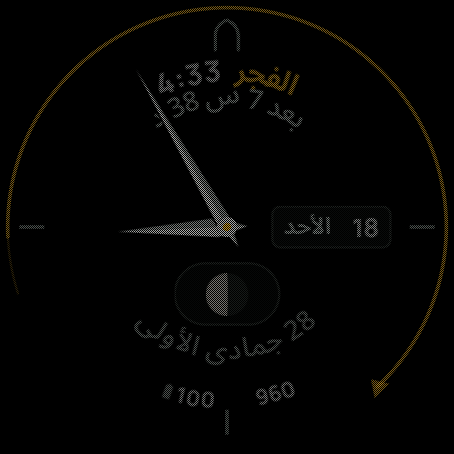
#> input picture docs/superpowers/reports/2026-10-19-face-pass/task-13/worst/moon-ar-ly-12h-slots-most-960-2055-aod.png, 454 x 454 px, given in place of moon.png, which was not available
$ python leversheet.py out.png
#> lines starting #> are read from the running program, lines starting #| are printed output that depends on the picture; after the words box and inside, x2 and y2 are one past the last pixel; in counts of white or black regions, pixels touching at a corner belong together
### tools/watchface/lit.py
"""How much of a screenshot is lit, and what colours its parts are: the share of the screen's
pixels that are lit, a pixel being lit when any channel of the face's colour is over 8 (Google's
always-on limit is 15% lit), and, for each region named on the command line, the most common
colours among its lit pixels and its brightest one.

    python3 -I tools/watchface/lit.py <png> [undither] [name=x0,y0,x1,y1 ...]

undither is for the emulator's always-on frame, and measures it as the face draws it (since Task
13's fix round 2: review round 2 found the earlier fill a point high on edges, and the emulator's
dimming uncounted). The emulator changes an always-on frame twice:
- It dithers it as a strict checkerboard: every pixel it draws lies on one parity of x + y, and
  every pixel of the other is black. So twice the lit pixels is the undithered count. On ref.py's
  drawings, dimmed (below) and masked to one parity, this gives the drawing's own share within 0.02
  point. Filling each black pixel from its neighbours instead, as this tool did before, counts 0.9
  to 1.3 points more on a drawing masked to one parity, because it widens every edge by a pixel.
- It draws it at 0.85 of the face's colours, rounded: the moon window's #070908 comes out 6, 8, 7,
  the window's stroke 35, 40, 37 as 30, 34, 31. So a face's 9 is the frame's 8 and its 8 the
  frame's 7, and a pixel is lit at 8 or more there.
The frame must be one of the emulator's: undither refuses a frame with pixels on both parities. The
regions' colours are read from the frame's own lit pixels, as the emulator draws them. A mockup from
ref.py is neither dithered nor dimmed and needs no undither.
"""
import sys
from collections import Counter

import numpy as np
from PIL import Image

LIT = 8            # lit: any channel of the face's colour over 8
BRIGHT = 64        # brighter than 25%
AOD_DIM = 0.85     # the emulator's always-on frame is drawn at 0.85 of the face's colours, rounded


def first(level, undither):
    """The lowest level of the frame that shows a face colour over `level`."""
    return int(round(AOD_DIM * (level + 1))) if undither else level + 1


def measure(im, undither=False):
    """(lit, bright, lit pixels) of the round screen: the lit share and the share brighter than 25%,
    in percent of the screen, as the face draws them; with undither, the frame is the emulator's
    always-on one (twice its lit parity, at the levels its dimming leaves)."""
    h, w = im.shape[:2]
    yy, xx = np.mgrid[0:h, 0:w]
    screen = (xx + 0.5 - w / 2) ** 2 + (yy + 0.5 - h / 2) ** 2 <= (w / 2) ** 2     # the round screen
    top = im.max(axis=2)
    scale = 100.0 / screen.sum()
    if undither:
        drawn = (top > 0) & screen
        parity = (xx + yy) % 2
        if (drawn & (parity == 0)).any() and (drawn & (parity == 1)).any():
            raise ValueError("not the emulator's always-on checkerboard: pixels on both parities")
        scale *= 2
    lit = (top >= first(LIT, undither)) & screen
    return scale * lit.sum(), scale * ((top >= first(BRIGHT, undither)) & screen).sum(), lit.sum()


def share(path, undither=False):
    """The lit share of a PNG's round screen, in percent."""
    return measure(np.asarray(Image.open(path).convert("RGB")).astype(int), undither)[0]


# [23 lines left out: function main, not called in this run]


# [2 lines that do not run on import are left out]

### docs/superpowers/reports/2026-10-19-face-pass/task-13/leversheet.py
"""The two fill levers for Ruling 41's 15% call, side by side (Task 13's fix round 3, after review
round 3). Neither lever was built then, and the face drew the first column. Ruling 46 chose the
second column, the moon window's fill black, which the closing fix built: so the drawing here is
ref.py window=filled, the face before the ruling, and the sheet is the one the call was made on.

    python3 -I leversheet.py <out.png>

Columns: the Moon always-on as built; the moon window's fill (#070908) black; the date window's
fill (WELL, #0B0D0C) black too. Each window keeps its hairline stroke.
Rows:
1. the drawing (ref.py aod sec=0, face=moon-d) at its worst moment, Arabic 12h at 20:55 with both
   slots wide (100%, 12,345) and 28 جمادى الأولى, at its own levels: what the eye gets;
2. the same at 8 times the light, so that the two fills, 7 to 13 of 255, can be seen at all;
3. review round 3's emulator frame (the face of 97779b42) at 04:40, ordinary slot values (100%,
   890 steps), with the fills' own pixels black, dithered as the emulator draws it, at 8 times the
   light.
Under each, the lit share (tools/watchface/lit.py: a pixel lit when any channel of the face's
colour is over 8; the emulator's frame undithered).
"""
import os
import subprocess
import sys
import tempfile

import numpy as np
from PIL import Image, ImageDraw, ImageFont

HERE = os.path.dirname(os.path.abspath(__file__))
REPO = os.path.abspath(os.path.join(HERE, *[os.pardir] * 5))
sys.path.insert(0, os.path.join(REPO, "tools", "watchface"))
import lit  # noqa: E402

REF = os.path.join(REPO, "tools", "watchface", "ref.py")
FONT = os.path.join(REPO, "watchface", "src", "main", "res", "font", "manrope_semibold.ttf")
FRAME = os.path.join(HERE, "worst", "moon-ar-ly-12h-slots-most-890-0440-aod.png")
DRAWING = ["face=moon-d", "aod", "sec=0", "t=20:55", "lang=ar", "clock=12", "hijri=28 جمادى الأولى",
           "comps", "v4=100", "v5=12,345", "window=filled"]
FILL = {"drawing": [(7, 9, 8), (11, 13, 12)], "emulator": [(6, 8, 7), (9, 11, 10)]}
COLUMNS = ["as built", "moon window's fill black", "the date window's fill black too"]
GAIN = 8


def black(b, fills):
    b = b.copy()
    for fill in fills:
        b[(b == fill).all(axis=2)] = 0
    return b


def main():
    if len(sys.argv) != 2:
        sys.exit(__doc__)
    with tempfile.TemporaryDirectory() as tmp:
        out = os.path.join(tmp, "moon.png")
        subprocess.run([sys.executable, "-I", REF, out] + DRAWING, check=True, capture_output=True, timeout=60)
#> (this line was passed over: subprocess is not available in this run)
        drawing = np.asarray(Image.open(out).convert("RGB")).astype(int)
    frame = np.asarray(Image.open(FRAME).convert("RGB")).astype(int)
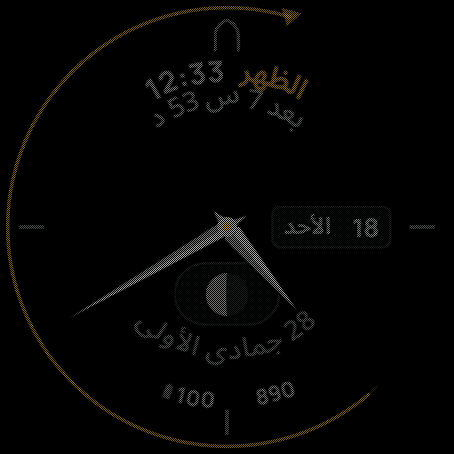
#> input picture docs/superpowers/reports/2026-10-19-face-pass/task-13/worst/moon-ar-ly-12h-slots-most-890-0440-aod.png, 454 x 454 px
    rows = []
    for kind, b, undither, gains in (("drawing", drawing, False, (1, GAIN)), ("emulator", frame, True, (GAIN,))):
        for gain in gains:
            row = []
            for n in range(3):
                c = black(b, FILL[kind][:n])
                row.append((np.clip(c * gain, 0, 255).astype("uint8"), lit.measure(c, undither)[0], kind, gain))
            rows.append(row)
#> this loop made 2 passes
#> (kind, undither, gains) on passes 1 to 2: ('drawing', False, (1, 8)), ('emulator', True, (8,))
#> pass 1, in measure, `yy, xx = np.mgrid[0:h, 0:w]`:
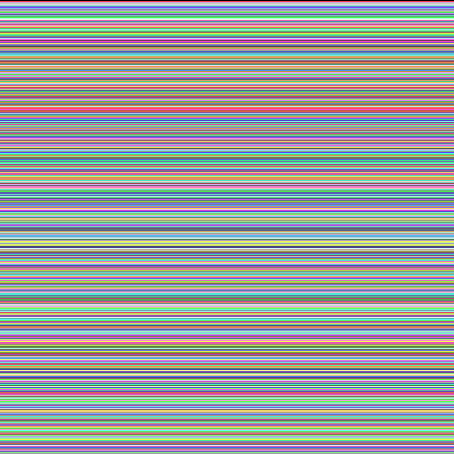
#> yy: shape (454, 454) int64; 454 distinct labels, from 0 to 453; one colour per label, 0 black
#> pass 1, in measure, `yy, xx = np.mgrid[0:h, 0:w]`:
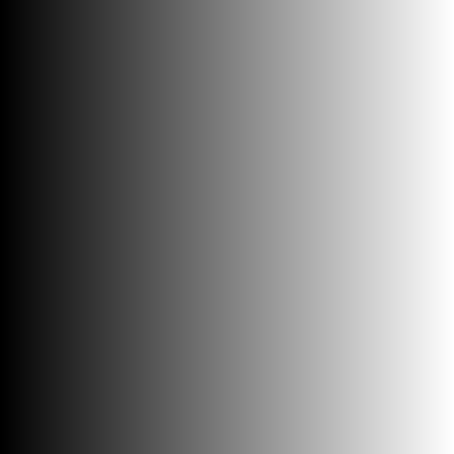
#> xx: shape (454, 454) int64; min 0, max 453, mean 226.5; drawn with min black and max white
#> pass 1, in measure, `screen = (xx + 0.5 - w / 2) ** 2 + (yy + 0.5 - h / 2) ** 2 <= (w / 2) ..`:
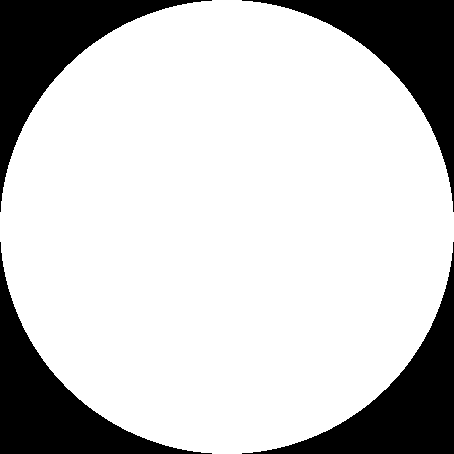
#> screen: shape (454, 454) bool; 78.5% white; 4 black regions, box (x1, y1, x2, y2) and area: (0, 0, 212, 212) 11056, (242, 0, 454, 212) 11056, (0, 242, 212, 454) 11056, (242, 242, 454, 454) 11056
#> pass 1, in measure, `top = im.max(axis=2)`:
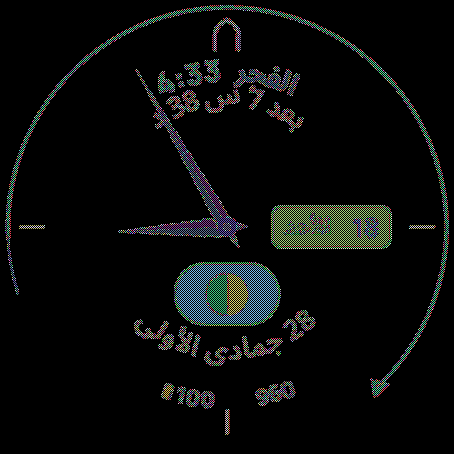
#> top: shape (454, 454) int64; 176 distinct labels, from 0 to 204; one colour per label, 0 black
#> after the loop, rows = 3 items
    size, label, top = 454, 22, 30
#> size = 454; label = 22; top = 30
    sheet = Image.new("RGB", (3 * size + 4 * 10, top + len(rows) * (size + label + 10)), (24, 24, 24))
#> sheet: PIL image 1402x1488 RGB; every value is 24
    draw = ImageDraw.Draw(sheet)
    font = ImageFont.truetype(FONT, 15)
    for i, name in enumerate(COLUMNS):
        draw.text((10 + i * (size + 10), 8), name, fill=(230, 230, 230), font=font)
    for r, row in enumerate(rows):
        y = top + r * (size + label + 10)
        for i, (im, share, kind, gain) in enumerate(row):
            x = 10 + i * (size + 10)
            sheet.paste(Image.fromarray(im), (x, y))
            what = "%s, %s" % (kind, "its own levels" if gain == 1 else "%d x the light" % gain)
            draw.text((x, y + size + 3), "%s: %.2f%% lit" % (what, share), fill=(230, 230, 230), font=font)
#> this loop made 3 passes
#> y on passes 1 to 3: 30, 516, 1002
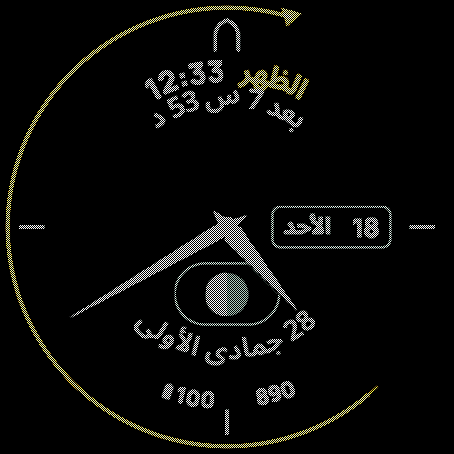
#> im: shape (454, 454, 3); mean R, G, B 10.4, 10.5, 9.1
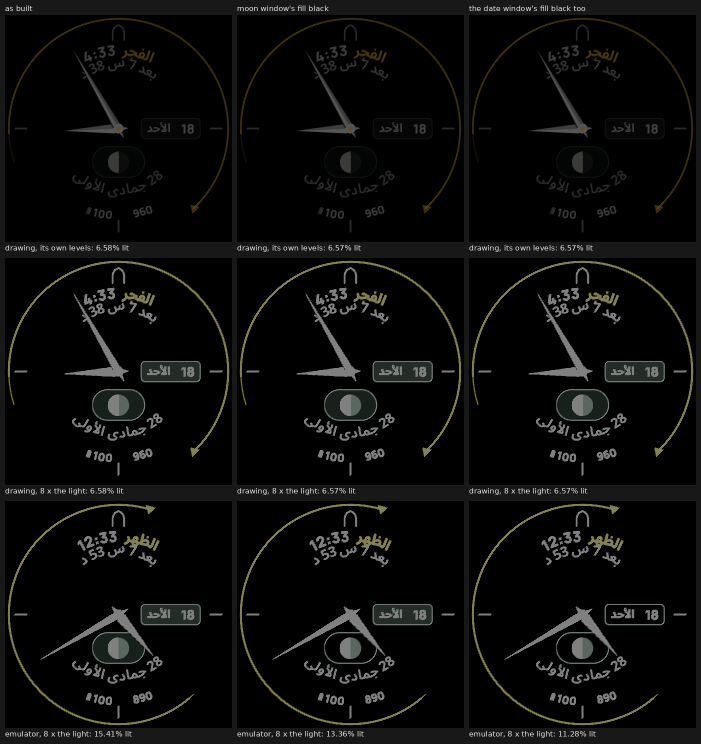
#> sheet: PIL image 1402x1488 RGB (shown at 1/2 size); mean R, G, B 11, 11.1, 10
    sheet.save(sys.argv[1])
    for row in rows:
        print("  ".join("%s x%d %.2f%%" % (kind, gain, share) for _, share, kind, gain in row))
#> this loop made 3 passes
#| drawing x1 6.58%  drawing x1 6.57%  drawing x1 6.57%
#| drawing x8 6.58%  drawing x8 6.57%  drawing x8 6.57%
#| emulator x8 15.41%  emulator x8 13.36%  emulator x8 11.28%


if __name__ == "__main__":
    main()
